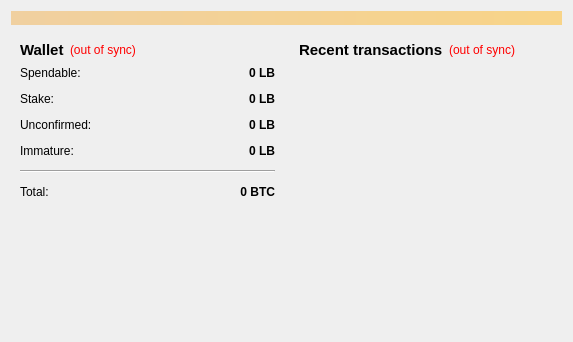
<?xml version="1.0" encoding="UTF-8"?>
<ui version="4.0">
 <class>OverviewPage</class>
 <widget class="QWidget" name="OverviewPage">
  <property name="geometry">
   <rect>
    <x>0</x>
    <y>0</y>
    <width>573</width>
    <height>342</height>
   </rect>
  </property>
  <property name="windowTitle">
   <string>Form</string>
  </property>
  <layout class="QVBoxLayout" name="topLayout">
   <item>
    <widget class="QLabel" name="labelAlerts">
     <property name="visible">
      <bool>false</bool>
     </property>
     <property name="styleSheet">
      <string notr="true">background-color: qlineargradient(x1: 0, y1: 0, x2: 1, y2: 0, stop:0 #F0D0A0, stop:1 #F8D488);  color:#000000
</string>
     </property>
     <property name="wordWrap">
      <bool>true</bool>
     </property>
     <property name="margin">
      <number>3</number>
     </property>
    </widget>
   </item>
   <item>
    <layout class="QHBoxLayout" name="horizontalLayout" stretch="1,1">
     <item>
      <layout class="QVBoxLayout" name="verticalLayout_2">
       <item>
        <widget class="QWidget" name="widget" native="true">
         <layout class="QVBoxLayout" name="verticalLayout_4">
          <item>
           <layout class="QHBoxLayout" name="horizontalLayout_4">
            <item>
             <widget class="QLabel" name="label_5">
              <property name="font">
               <font>
                <pointsize>11</pointsize>
                <weight>75</weight>
                <bold>true</bold>
               </font>
              </property>
              <property name="text">
               <string>Wallet</string>
              </property>
             </widget>
            </item>
            <item>
             <widget class="QLabel" name="labelWalletStatus">
              <property name="toolTip">
               <string>The displayed information may be out of date. Your wallet automatically synchronizes with the LIBRA network after a connection is established, but this process has not completed yet.</string>
              </property>
              <property name="styleSheet">
               <string notr="true">QLabel { color: red; }</string>
              </property>
              <property name="text">
               <string notr="true">(out of sync)</string>
              </property>
              <property name="alignment">
               <set>Qt::AlignLeading|Qt::AlignLeft|Qt::AlignVCenter</set>
              </property>
             </widget>
            </item>
            <item>
             <spacer name="horizontalSpacer_2">
              <property name="orientation">
               <enum>Qt::Horizontal</enum>
              </property>
              <property name="sizeHint" stdset="0">
               <size>
                <width>40</width>
                <height>20</height>
               </size>
              </property>
             </spacer>
            </item>
           </layout>
          </item>
          <item>
           <layout class="QFormLayout" name="formLayout_2">
            <property name="fieldGrowthPolicy">
             <enum>QFormLayout::AllNonFixedFieldsGrow</enum>
            </property>
            <property name="horizontalSpacing">
             <number>12</number>
            </property>
            <property name="verticalSpacing">
             <number>12</number>
            </property>
            <item row="0" column="0">
             <widget class="QLabel" name="label">
              <property name="text">
               <string>Spendable:</string>
              </property>
             </widget>
            </item>
            <item row="0" column="1">
             <widget class="QLabel" name="labelBalance">
              <property name="font">
               <font>
                <weight>75</weight>
                <bold>true</bold>
               </font>
              </property>
              <property name="cursor">
               <cursorShape>IBeamCursor</cursorShape>
              </property>
              <property name="toolTip">
               <string>Your current spendable balance</string>
              </property>
              <property name="text">
               <string notr="true">0 LB</string>
              </property>
              <property name="alignment">
               <set>Qt::AlignRight|Qt::AlignTrailing|Qt::AlignVCenter</set>
              </property>
              <property name="textInteractionFlags">
               <set>Qt::LinksAccessibleByMouse|Qt::TextSelectableByKeyboard|Qt::TextSelectableByMouse</set>
              </property>
             </widget>
            </item>
            <item row="1" column="0">
             <widget class="QLabel" name="label_6">
              <property name="text">
               <string>Stake:</string>
              </property>
             </widget>
            </item>
            <item row="1" column="1">
             <widget class="QLabel" name="labelStake">
              <property name="font">
               <font>
                <weight>75</weight>
                <bold>true</bold>
               </font>
              </property>
              <property name="cursor">
               <cursorShape>IBeamCursor</cursorShape>
              </property>
              <property name="toolTip">
               <string>Total of coins that was staked, and do not yet count toward the current balance</string>
              </property>
              <property name="text">
               <string notr="true">0 LB</string>
              </property>
              <property name="alignment">
               <set>Qt::AlignRight|Qt::AlignTrailing|Qt::AlignVCenter</set>
              </property>
              <property name="textInteractionFlags">
               <set>Qt::LinksAccessibleByMouse|Qt::TextSelectableByKeyboard|Qt::TextSelectableByMouse</set>
              </property>
             </widget>
            </item>
            <item row="2" column="0">
             <widget class="QLabel" name="label_3">
              <property name="text">
               <string>Unconfirmed:</string>
              </property>
             </widget>
            </item>
            <item row="2" column="1">
             <widget class="QLabel" name="labelUnconfirmed">
              <property name="font">
               <font>
                <weight>75</weight>
                <bold>true</bold>
               </font>
              </property>
              <property name="cursor">
               <cursorShape>IBeamCursor</cursorShape>
              </property>
              <property name="toolTip">
               <string>Total of transactions that have yet to be confirmed, and do not yet count toward the current balance</string>
              </property>
              <property name="text">
               <string notr="true">0 LB</string>
              </property>
              <property name="alignment">
               <set>Qt::AlignRight|Qt::AlignTrailing|Qt::AlignVCenter</set>
              </property>
              <property name="textInteractionFlags">
               <set>Qt::LinksAccessibleByMouse|Qt::TextSelectableByKeyboard|Qt::TextSelectableByMouse</set>
              </property>
             </widget>
            </item>
            <item row="3" column="0">
             <widget class="QLabel" name="labelImmatureText">
              <property name="text">
               <string>Immature:</string>
              </property>
             </widget>
            </item>
            <item row="3" column="1">
             <widget class="QLabel" name="labelImmature">
              <property name="font">
               <font>
                <weight>75</weight>
                <bold>true</bold>
               </font>
              </property>
              <property name="toolTip">
               <string>Mined balance that has not yet matured</string>
              </property>
              <property name="text">
               <string notr="true">0 LB</string>
              </property>
              <property name="alignment">
               <set>Qt::AlignRight|Qt::AlignTrailing|Qt::AlignVCenter</set>
              </property>
              <property name="textInteractionFlags">
               <set>Qt::LinksAccessibleByMouse|Qt::TextSelectableByKeyboard|Qt::TextSelectableByMouse</set>
              </property>
             </widget>
            </item>
            <item row="4" column="0" colspan="2">
             <widget class="Line" name="line">
              <property name="orientation">
               <enum>Qt::Horizontal</enum>
              </property>
             </widget>
            </item>
            <item row="5" column="0">
             <widget class="QLabel" name="labelTotalText">
              <property name="text">
               <string>Total:</string>
              </property>
             </widget>
            </item>
            <item row="5" column="1">
             <widget class="QLabel" name="labelTotal">
              <property name="font">
               <font>
                <weight>75</weight>
                <bold>true</bold>
               </font>
              </property>
              <property name="cursor">
               <cursorShape>IBeamCursor</cursorShape>
              </property>
              <property name="toolTip">
               <string>Your current total balance</string>
              </property>
              <property name="text">
               <string notr="true">0 BTC</string>
              </property>
              <property name="alignment">
               <set>Qt::AlignRight|Qt::AlignTrailing|Qt::AlignVCenter</set>
              </property>
              <property name="textInteractionFlags">
               <set>Qt::LinksAccessibleByMouse|Qt::TextSelectableByKeyboard|Qt::TextSelectableByMouse</set>
              </property>
             </widget>
            </item>
           </layout>
          </item>
         </layout>
        </widget>
       </item>
       <item>
        <spacer name="verticalSpacer">
         <property name="orientation">
          <enum>Qt::Vertical</enum>
         </property>
         <property name="sizeHint" stdset="0">
          <size>
           <width>20</width>
           <height>40</height>
          </size>
         </property>
        </spacer>
       </item>
      </layout>
     </item>
     <item>
      <layout class="QVBoxLayout" name="verticalLayout_3">
       <item>
        <widget class="QWidget" name="widget_2" native="true">
         <layout class="QVBoxLayout" name="verticalLayout">
          <item>
           <layout class="QHBoxLayout" name="horizontalLayout_2">
            <item>
             <widget class="QLabel" name="label_4">
              <property name="font">
               <font>
                <pointsize>11</pointsize>
                <weight>75</weight>
                <bold>true</bold>
               </font>
              </property>
              <property name="text">
               <string>&lt;b&gt;Recent transactions&lt;/b&gt;</string>
              </property>
             </widget>
            </item>
            <item>
             <widget class="QLabel" name="labelTransactionsStatus">
              <property name="toolTip">
               <string>The displayed information may be out of date. Your wallet automatically synchronizes with the LIBRA network after a connection is established, but this process has not completed yet.</string>
              </property>
              <property name="styleSheet">
               <string notr="true">QLabel { color: red; }</string>
              </property>
              <property name="text">
               <string notr="true">(out of sync)</string>
              </property>
              <property name="alignment">
               <set>Qt::AlignRight|Qt::AlignTrailing|Qt::AlignVCenter</set>
              </property>
             </widget>
            </item>
            <item>
             <spacer name="horizontalSpacer">
              <property name="orientation">
               <enum>Qt::Horizontal</enum>
              </property>
              <property name="sizeHint" stdset="0">
               <size>
                <width>40</width>
                <height>20</height>
               </size>
              </property>
             </spacer>
            </item>
           </layout>
          </item>
          <item>
           <widget class="QListView" name="listTransactions">
            <property name="styleSheet">
             <string notr="true">QListView { background: transparent; }</string>
            </property>
            <property name="frameShape">
             <enum>QFrame::NoFrame</enum>
            </property>
            <property name="verticalScrollBarPolicy">
             <enum>Qt::ScrollBarAlwaysOff</enum>
            </property>
            <property name="horizontalScrollBarPolicy">
             <enum>Qt::ScrollBarAlwaysOff</enum>
            </property>
            <property name="selectionMode">
             <enum>QAbstractItemView::NoSelection</enum>
            </property>
           </widget>
          </item>
         </layout>
        </widget>
       </item>
      </layout>
     </item>
    </layout>
   </item>
  </layout>
 </widget>
 <resources/>
 <connections/>
</ui>
